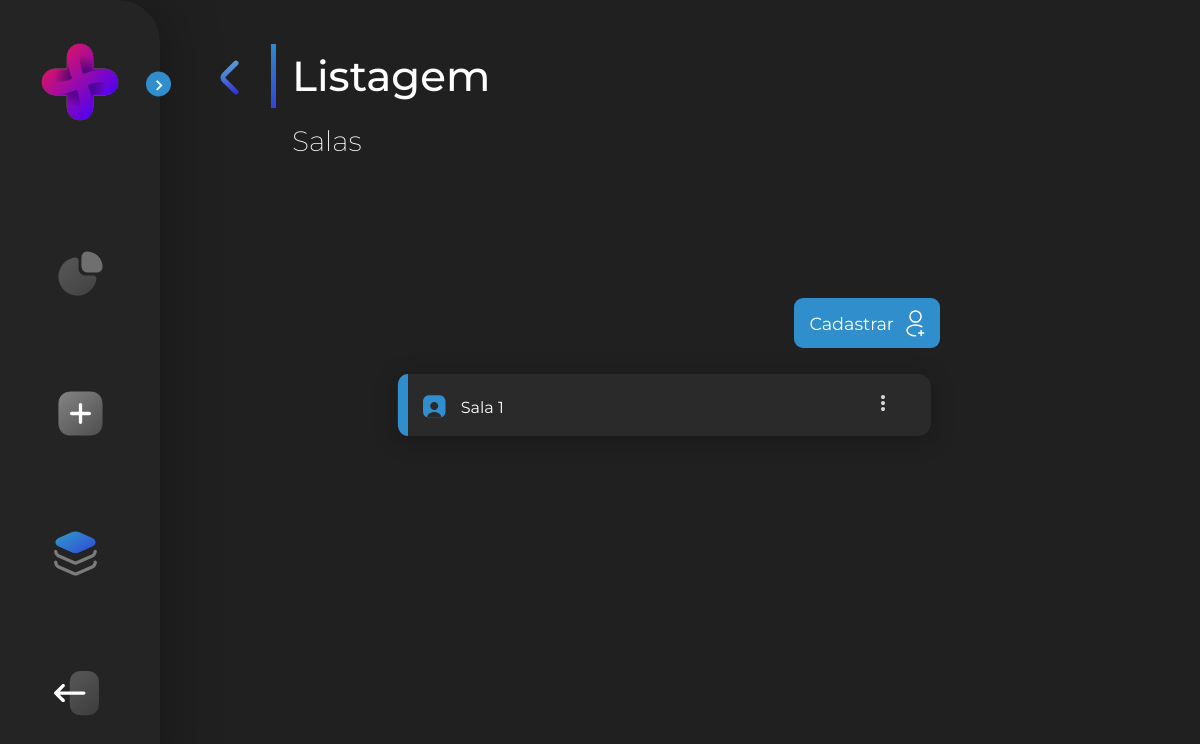
Page /view/room-list.php on the earlier database version.
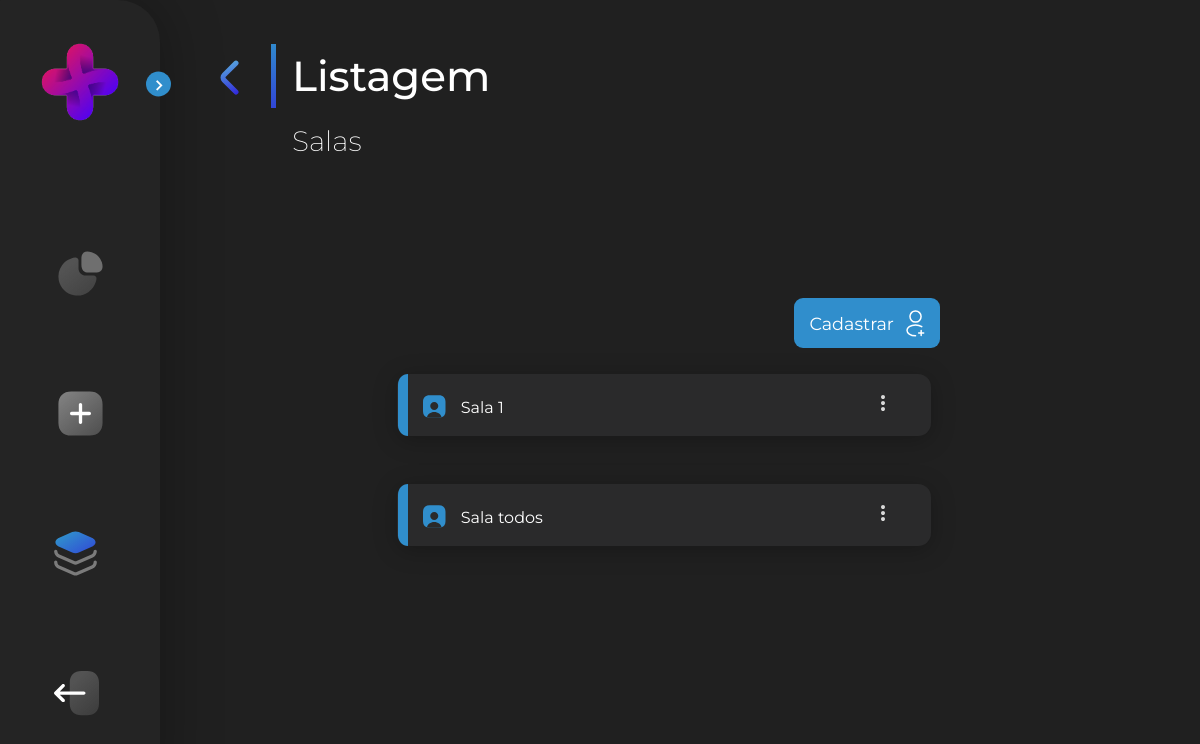
Same page on the later database version.
### tables this page shows
CREATE TABLE `room` (
  `id` int(11) NOT NULL,
  `name` varchar(255) NOT NULL,
  `location` varchar(255) NOT NULL,
  `type_surgeries` varchar(50) NOT NULL,
  `description` varchar(255) NOT NULL
);

### php/conexao.php (called while the page is built)
<?php
class Conexao {
    private static $instance;
    public static function getConn(){
        if (!isset(self::$instance)){
            self::$instance = new \PDO('mysql:host=localhost;dbname=workmed', 'root', '');
        }
        return self::$instance;
    }
}

### php/roomDAO.php (called while the page is built, shortened)
<?php
require_once 'Conexao.php';
require_once 'room.php';
class RoomDAO {
    public function read(){
        $sql = 'SELECT * FROM room';
        $stmt = Conexao::getConn()->prepare($sql);
        $stmt->execute();
        $rooms = [];
        if($stmt->rowCount() > 0){
            $resultado = $stmt->fetchAll(\PDO::FETCH_ASSOC);
            foreach ($resultado as $row) {
                $room = new Room($row['name'],$row['location'],$row['type_surgeries'],$row['description']);
                $room->setId($row['id']);
                $rooms[] = $room;
            }
        }else {
            echo '<p>Não há itens na lista.</p>';
        }
        return $rooms;
    }
}

### php/room.php (called while the page is built, shortened)
<?php
class Room {
    protected $name;
    public function __construct($name, $location, $type_surgeries, $description) {
        $this->name = $name;
    }
    public function getName() {
        return $this->name;
    }
}
?>

### View/room-list.php (the view, shortened to what this page needs)
<!DOCTYPE html>
<?php
    require_once '../php/roomDao.php';
    $roomDAO = new RoomDAO();
    $rooms = $roomDAO->read();
?>
<html>
<head>
    <link rel='stylesheet' type='text/css' media='screen' href='../css/room-list.css'>
    <link href='https://unpkg.com/boxicons@2.1.1/css/boxicons.min.css' rel='stylesheet'>
</head>
<body>
    <section class="home">
        <div class="title">
            <div class="back"><a href="./select-list.php"><img src="../Components/SVG/arrow-a.svg" alt=""></a></div>
            <div class="stick"></div>
            <div class="text-menu">Listagem</div>
        </div>
        <div class="text-h2">Salas</div>
        <div class="btn-cad">
                <a href="./room-register.php"><button class="cad-btn">Cadastrar<img src="../Components/SVG/cadastro.svg" alt="Voltar"></button></a>
        </div>
        <div class="content-form">
            <?php foreach ($rooms as $room) { ?>
                <div class="form-flex">
                    <form method="get" action="../php/PostRoom.php" class="form">
                        <details class="list-form">
                        <summary><img src="../Components/SVG/Rectangle azul.svg" class="img-ret" alt=""><img src="../Components/SVG/user azul.svg" class="img-user" alt=""><?= $room->getName() ?></summary>
                        </details>
                    </form>
                    <div class="btn-action">
                            <details class="det-btn">
                                <summary><img src="../Components/SVG/3dot.svg" alt=""></summary>
                            </details>
                        </div>
                </div>
            <?php } ?>
        </div>
    </section>
</body>
</html>

Differences in the rows shown:
added room: name "Sala todos"
